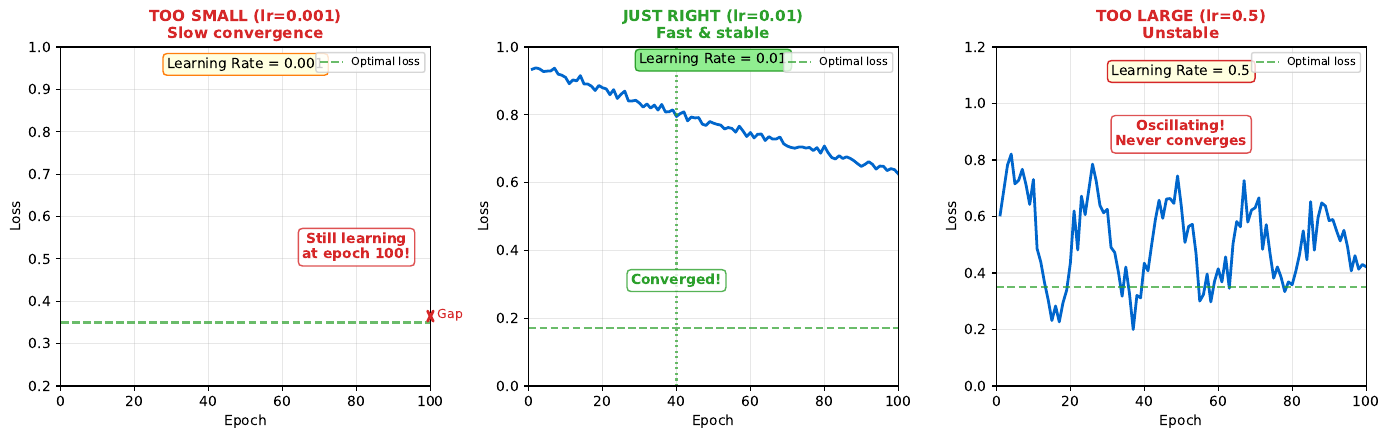

This figure's Python source:
# ==============================================================================
# Chart: Learning Rate Comparison
# Source: https://github.com/Digital-AI-Finance/neural-networks/tree/main/18_learning_rate_comparison/
# Author: Digital-AI-Finance
# License: MIT License
# Created: 2025-11-24
# ==============================================================================

"""
Learning Rate Comparison

Effect of learning rate on convergence speed

Source: https://github.com/Digital-AI-Finance/neural-networks/tree/main/18_learning_rate_comparison/
"""

CHART_METADATA = {
    'name': 'Learning Rate Comparison',
    'url': 'https://github.com/QuantLet/neural-networks-introduction/tree/main/18_learning_rate_comparison',
    'author': 'Digital-AI-Finance',
    'license': 'MIT License',
    'created': '2025-11-24',
    'description': 'Effect of learning rate on convergence speed'
}

"""
Chart 18: Learning Rate Comparison
Side-by-side: too small, just right, too large - actual loss curves.
"""

import numpy as np
import matplotlib.pyplot as plt

np.random.seed(42)

# Colors
mlpurple = '#3333b2'
mlblue = '#0066cc'
mlgreen = '#2ca02c'
mlorange = '#ff7f0e'
mlred = '#d62728'
mlgray = '#7f7f7f'

fig, axes = plt.subplots(1, 3, figsize=(14, 4.5))

epochs = np.arange(1, 101)

# Panel 1: Learning rate too small
ax1 = axes[0]
lr_small = 0.001
loss_small = 0.9 * np.exp(-epochs * lr_small * 0.3) + 0.3 + np.random.randn(100)*0.01

ax1.plot(epochs, loss_small, color=mlblue, linewidth=2)
ax1.axhline(y=0.35, color=mlgreen, linestyle='--', alpha=0.7, label='Optimal loss')

# Annotate slow progress
ax1.annotate('Still learning\nat epoch 100!', xy=(80, 0.5), fontsize=10, color=mlred,
            fontweight='bold', ha='center',
            bbox=dict(boxstyle='round', facecolor='white', edgecolor=mlred, alpha=0.8))

ax1.annotate('', xy=(100, 0.38), xytext=(100, 0.35),
            arrowprops=dict(arrowstyle='<->', color=mlred, lw=2))
ax1.text(102, 0.36, 'Gap', fontsize=9, color=mlred)

ax1.set_xlabel('Epoch', fontsize=10)
ax1.set_ylabel('Loss', fontsize=10)
ax1.set_title('TOO SMALL (lr=0.001)\nSlow convergence', fontsize=11, fontweight='bold', color=mlred)
ax1.legend(loc='upper right', fontsize=8)
ax1.set_xlim(0, 100)
ax1.set_ylim(0.2, 1.0)
ax1.grid(True, alpha=0.3)
ax1.text(50, 0.95, 'Learning Rate = 0.001', fontsize=10, ha='center',
        bbox=dict(boxstyle='round', facecolor='lightyellow', edgecolor=mlorange))

# Panel 2: Learning rate just right
ax2 = axes[1]
lr_good = 0.01
loss_good = 0.8 * np.exp(-epochs * lr_good * 0.5) + 0.15 + np.random.randn(100)*0.008

ax2.plot(epochs, loss_good, color=mlblue, linewidth=2)
ax2.axhline(y=0.17, color=mlgreen, linestyle='--', alpha=0.7, label='Optimal loss')

# Mark convergence
converge_epoch = 40
ax2.axvline(x=converge_epoch, color=mlgreen, linestyle=':', alpha=0.7)
ax2.annotate('Converged!', xy=(converge_epoch, 0.3), fontsize=10, color=mlgreen,
            fontweight='bold', ha='center',
            bbox=dict(boxstyle='round', facecolor='white', edgecolor=mlgreen, alpha=0.8))

ax2.set_xlabel('Epoch', fontsize=10)
ax2.set_ylabel('Loss', fontsize=10)
ax2.set_title('JUST RIGHT (lr=0.01)\nFast & stable', fontsize=11, fontweight='bold', color=mlgreen)
ax2.legend(loc='upper right', fontsize=8)
ax2.set_xlim(0, 100)
ax2.set_ylim(0.0, 1.0)
ax2.grid(True, alpha=0.3)
ax2.text(50, 0.95, 'Learning Rate = 0.01', fontsize=10, ha='center',
        bbox=dict(boxstyle='round', facecolor='lightgreen', edgecolor=mlgreen))

# Panel 3: Learning rate too large
ax3 = axes[2]
lr_large = 0.5
# Oscillating loss
loss_large = 0.5 + 0.3 * np.sin(epochs * 0.3) * np.exp(-epochs * 0.01) + np.random.randn(100)*0.05
loss_large = np.clip(loss_large, 0.2, 1.2)

ax3.plot(epochs, loss_large, color=mlblue, linewidth=2)
ax3.axhline(y=0.35, color=mlgreen, linestyle='--', alpha=0.7, label='Optimal loss')

# Annotate instability
ax3.annotate('Oscillating!\nNever converges', xy=(50, 0.85), fontsize=10, color=mlred,
            fontweight='bold', ha='center',
            bbox=dict(boxstyle='round', facecolor='white', edgecolor=mlred, alpha=0.8))

ax3.set_xlabel('Epoch', fontsize=10)
ax3.set_ylabel('Loss', fontsize=10)
ax3.set_title('TOO LARGE (lr=0.5)\nUnstable', fontsize=11, fontweight='bold', color=mlred)
ax3.legend(loc='upper right', fontsize=8)
ax3.set_xlim(0, 100)
ax3.set_ylim(0.0, 1.2)
ax3.grid(True, alpha=0.3)
ax3.text(50, 1.1, 'Learning Rate = 0.5', fontsize=10, ha='center',
        bbox=dict(boxstyle='round', facecolor='lightyellow', edgecolor=mlred))

plt.tight_layout()
plt.savefig('learning_rate_comparison.pdf', dpi=300, bbox_inches='tight')
plt.close()

print("Saved: 18_learning_rate_comparison/learning_rate_comparison.pdf")

# Source: https://github.com/Digital-AI-Finance/neural-networks/tree/main/18_learning_rate_comparison/
